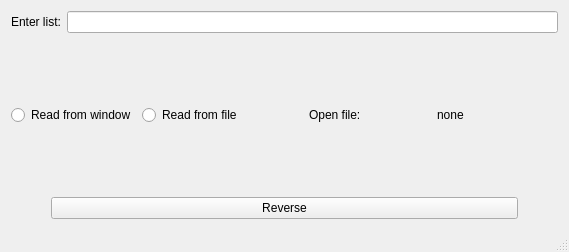
<?xml version="1.0" encoding="UTF-8"?>
<ui version="4.0">
 <class>MainWindow</class>
 <widget class="QMainWindow" name="MainWindow">
  <property name="geometry">
   <rect>
    <x>0</x>
    <y>0</y>
    <width>569</width>
    <height>252</height>
   </rect>
  </property>
  <property name="windowTitle">
   <string>MainWindow</string>
  </property>
  <widget class="QWidget" name="centralWidget">
   <layout class="QVBoxLayout" name="verticalLayout">
    <item>
     <layout class="QHBoxLayout" name="horizontalLayout">
      <item>
       <widget class="QLabel" name="textLabel_1">
        <property name="text">
         <string>Enter list:</string>
        </property>
       </widget>
      </item>
      <item>
       <widget class="QLineEdit" name="input_lineEdit"/>
      </item>
     </layout>
    </item>
    <item>
     <layout class="QHBoxLayout" name="horizontalLayout_3">
      <item>
       <widget class="QRadioButton" name="readFromWindow_radioButton">
        <property name="text">
         <string>Read from window</string>
        </property>
       </widget>
      </item>
      <item>
       <widget class="QRadioButton" name="readFromFile_radioButton">
        <property name="text">
         <string>Read from file</string>
        </property>
       </widget>
      </item>
      <item>
       <spacer name="horizontalSpacer_3">
        <property name="orientation">
         <enum>Qt::Horizontal</enum>
        </property>
        <property name="sizeType">
         <enum>QSizePolicy::Preferred</enum>
        </property>
        <property name="sizeHint" stdset="0">
         <size>
          <width>40</width>
          <height>20</height>
         </size>
        </property>
       </spacer>
      </item>
      <item>
       <widget class="QLabel" name="textLabel_0">
        <property name="text">
         <string>Open file:</string>
        </property>
       </widget>
      </item>
      <item>
       <widget class="QLabel" name="openFile_textLabel">
        <property name="text">
         <string>none</string>
        </property>
       </widget>
      </item>
     </layout>
    </item>
    <item>
     <layout class="QHBoxLayout" name="horizontalLayout_2">
      <item>
       <spacer name="horizontalSpacer">
        <property name="orientation">
         <enum>Qt::Horizontal</enum>
        </property>
        <property name="sizeType">
         <enum>QSizePolicy::Preferred</enum>
        </property>
        <property name="sizeHint" stdset="0">
         <size>
          <width>40</width>
          <height>20</height>
         </size>
        </property>
       </spacer>
      </item>
      <item>
       <widget class="QPushButton" name="reverse_pushButton">
        <property name="text">
         <string>Reverse</string>
        </property>
       </widget>
      </item>
      <item>
       <spacer name="horizontalSpacer_2">
        <property name="orientation">
         <enum>Qt::Horizontal</enum>
        </property>
        <property name="sizeType">
         <enum>QSizePolicy::Preferred</enum>
        </property>
        <property name="sizeHint" stdset="0">
         <size>
          <width>40</width>
          <height>20</height>
         </size>
        </property>
       </spacer>
      </item>
     </layout>
    </item>
   </layout>
  </widget>
  <widget class="QMenuBar" name="menuBar">
   <property name="geometry">
    <rect>
     <x>0</x>
     <y>0</y>
     <width>569</width>
     <height>26</height>
    </rect>
   </property>
  </widget>
  <widget class="QStatusBar" name="statusBar"/>
 </widget>
 <layoutdefault spacing="6" margin="11"/>
 <resources/>
 <connections/>
</ui>
